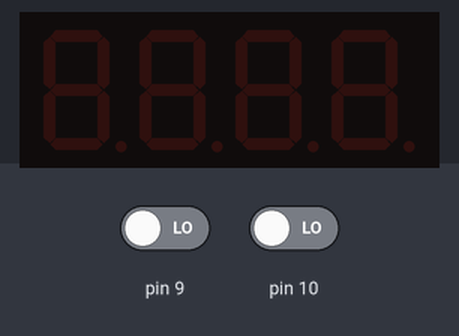
The sketch below on a simulated Arduino Uno, built with avr-gcc and run on an emulated ATmega328P. On the bench: 4-digit seven-segment display. Wiring (inferred from the names in the program): 4-digit 7-segment display, segments lit when HIGH: segments pin 2, pin 3, pin 4, pin 5, pin 6, pin 7, pin 8; digit selects pin 0, pin 1, pin 12, pin 13. Inputs (shaded band) come from the test bench; at power-on: pin 9 LOW, pin 10 LOW. The segment pins are drawn as the display they are named for.

Above: at 1.2 s.
1.3 s: pin 9 driven HIGH
At 1.8 s:
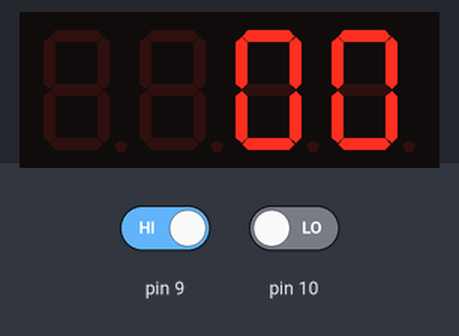
At 3.1 s:
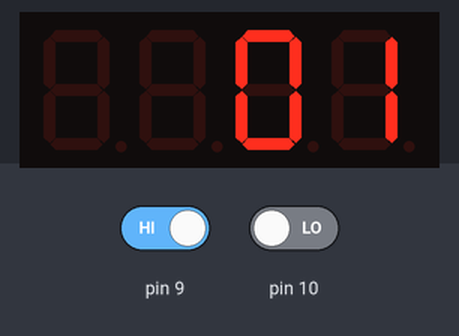
Timing chart, 0 to 4.6 s (numbered marks = the images above; inputs shaded):
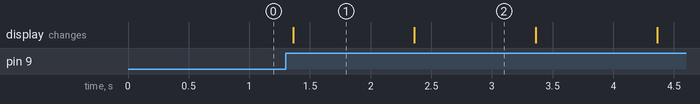

Measured:
- after the input at 1.3 s, the display: changes after 0.06 s (image 1)
- what the display in image 1 shows lasts 1.0 s, from 1.4 s to 2.4 s

The sketch:

sketch_apr23a.ino
```cpp
int pins[] = {2, 3, 4, 5, 6, 7, 8}; // LED pins
int digits[] = {0,1, 12, 13}; // digit control pins
int zero[] = {1, 1, 1, 1, 1, 1, 0}; // LED states for zero
int one[] = {0, 1, 1, 0, 0, 0, 0}; // LED states for one
int two[] = {1, 1, 0, 1, 1, 0, 1};
int three[] = {1, 1, 1, 1, 0, 0, 1};
int four[] = {0, 1, 1, 0, 0, 1, 1};
int five[] = {1, 0, 1, 1, 0, 1, 1};
int six[] = {1, 0, 1, 1, 1, 1, 1};
int seven[] = {1, 1, 1, 0, 0, 0, 0};
int eight[] = {1, 1, 1, 1, 1, 1, 1};
int nine[] = {1, 1, 1, 1, 0, 1, 1};
int del = 5; // time delay (ms)
int a;
int b;
unsigned long startTime = 0; // variable to store start time
int j = 0;
void setup()
{
  pinMode(10, INPUT);
  pinMode(9, INPUT);
  // define pins and digits as output

  for (int i = 0; i < 7; i++) pinMode (pins[i], OUTPUT);

  for (int i = 0; i < 4; i++) pinMode (digits[i], OUTPUT);
}
void loop()
{
  a = digitalRead(9);
  b = digitalRead(10);
  if (a == 1) {
    startTime = millis(); // reset the start time
    for (j = 0; j < 100 ; j++) {
      unsigned long elapsedTime = millis() - startTime;
      j = elapsedTime / 1000;
      digit(2); // digit D3 for tens

      number((j % 100) / 10); // modulus(time, 100)/10

      delay(del);

      digit(3); // digit D4 for units

      number(j % 10); // modulus(time, 10)

      delay(del);
      if (b == 1) {
        break;
        break;
        break;
      }
    }

  }
  else{
    j=0;
  }

}
void digit(int d)

// function to set digit states
{

  // turn all digits off

  for (int i = 0; i < 4; i++) digitalWrite(digits[i], 1);

  digitalWrite(digits[d], 0); // digit pin state is LOW, display is on
}
void number(int n)

// function to display numbers
{

  if

  (n == 0) for (int i = 0; i < 7; i++)

      digitalWrite(pins[i], zero[i]);

  else if (n == 1) for (int i = 0; i < 7; i++)

      digitalWrite(pins[i], one[i]);

  else if (n == 2) for (int i = 0; i < 7; i++)

      digitalWrite(pins[i], two[i]);

  else if (n == 3) for (int i = 0; i < 7; i++)

      digitalWrite(pins[i], three[i]);

  else if (n == 4) for (int i = 0; i < 7; i++)

      digitalWrite(pins[i], four[i]);

  else if (n == 5) for (int i = 0; i < 7; i++)

      digitalWrite(pins[i], five[i]);

  else if (n == 6) for (int i = 0; i < 7; i++)

      digitalWrite(pins[i], six[i]);

  else if (n == 7) for (int i = 0; i < 7; i++)

      digitalWrite(pins[i], seven[i]);

  else if (n == 8) for (int i = 0; i < 7; i++)

      digitalWrite(pins[i], eight[i]);

  else if (n == 9) for (int i = 0; i < 7; i++)

      digitalWrite(pins[i], nine[i]);
}
```
